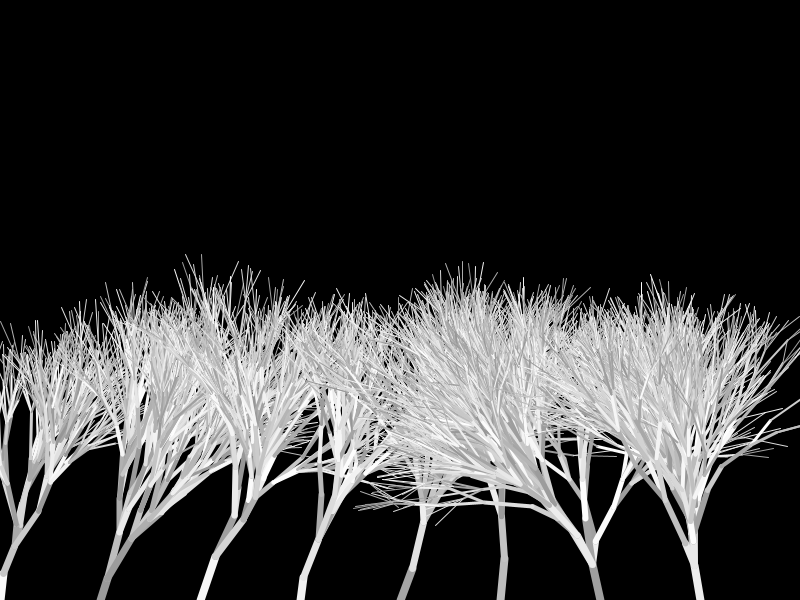
Frame 1 (no input)
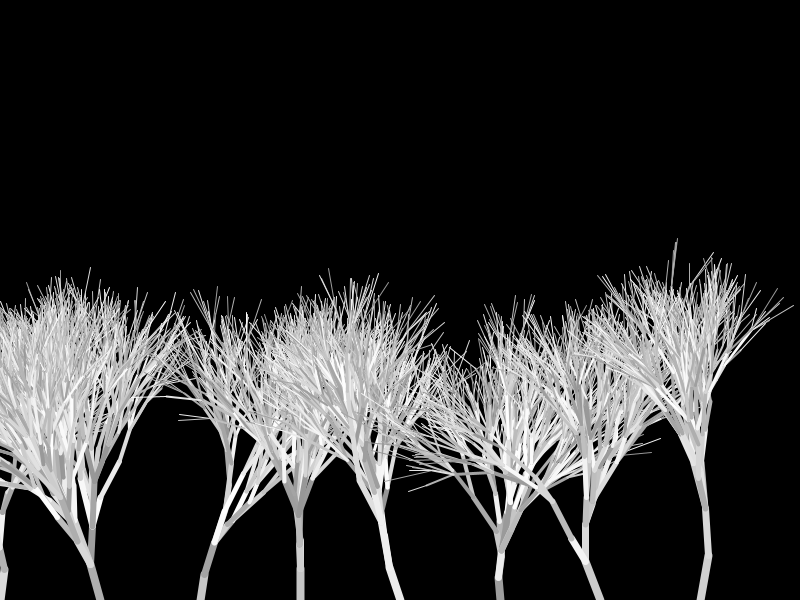
Frame 2 (the mouse pressed at the canvas centre, redrawn once)

The Processing sketch that drew these frames (run headless with seeded random() and noise(); the mouse was pressed at the canvas centre and the sketch redrawn once):

// Processing sketch: processing_123390
// ── processing_123390.pde


void branch(float startX, float startY, float theta, int w){
  float newtheta = theta+=random(-.4,.4);
  int distance = int(random(20,50));
  float newX = startX+(distance*cos(newtheta));
  float newY = startY+(distance*sin(newtheta));
  strokeWeight(w);

  stroke(int(random(150,255)));

  line(startX, startY, newX,newY);
  w--;
  if(w>0){
    int numBranches = int(random(1,5));
    while(numBranches >0){
      branch(newX, newY, newtheta, w);
      numBranches--;
    }
  }
  else return;
}



void setup(){
  size(800,600);
  background(0);
  noLoop();
}


void draw(){
  smooth();
  background(0);
  int sw = 8;
  int x = 0;
  while (x<width){
    branch(x, height, -PI/2, sw);
    //branch(x, 0, PI/2, sw);
    x+=100;
  }
  
}
